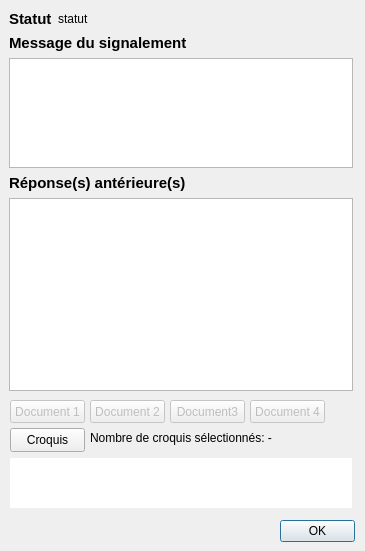
<?xml version="1.0" encoding="UTF-8"?>
<ui version="4.0">
 <class>viewRemark</class>
 <widget class="QDialog" name="viewRemark">
  <property name="geometry">
   <rect>
    <x>0</x>
    <y>0</y>
    <width>365</width>
    <height>551</height>
   </rect>
  </property>
  <property name="maximumSize">
   <size>
    <width>365</width>
    <height>551</height>
   </size>
  </property>
  <property name="windowTitle">
   <string>IGN Espace Collaboratif : Historique du signalement</string>
  </property>
  <property name="windowIcon">
   <iconset theme="IGN">
    <normaloff>:/plugins/RipartPlugin/images/ign.png</normaloff>:/plugins/RipartPlugin/images/ign.png</iconset>
  </property>
  <widget class="QDialogButtonBox" name="btnCancel">
   <property name="geometry">
    <rect>
     <x>280</x>
     <y>520</y>
     <width>75</width>
     <height>23</height>
    </rect>
   </property>
   <property name="orientation">
    <enum>Qt::Horizontal</enum>
   </property>
   <property name="standardButtons">
    <set>QDialogButtonBox::Ok</set>
   </property>
   <property name="centerButtons">
    <bool>false</bool>
   </property>
  </widget>
  <widget class="QWidget" name="verticalLayoutWidget">
   <property name="geometry">
    <rect>
     <x>9</x>
     <y>10</y>
     <width>344</width>
     <height>381</height>
    </rect>
   </property>
   <layout class="QVBoxLayout" name="verticalLayout">
    <item>
     <layout class="QFormLayout" name="formLayout_4">
      <item row="0" column="0">
       <widget class="QLabel" name="lblStatut">
        <property name="font">
         <font>
          <pointsize>11</pointsize>
          <weight>75</weight>
          <bold>true</bold>
         </font>
        </property>
        <property name="text">
         <string>Statut</string>
        </property>
       </widget>
      </item>
      <item row="0" column="1">
       <widget class="QLabel" name="textStatut">
        <property name="font">
         <font>
          <pointsize>9</pointsize>
          <weight>50</weight>
          <bold>false</bold>
         </font>
        </property>
        <property name="text">
         <string>statut</string>
        </property>
       </widget>
      </item>
     </layout>
    </item>
    <item>
     <widget class="QLabel" name="lblMessage">
      <property name="font">
       <font>
        <pointsize>11</pointsize>
        <weight>75</weight>
        <bold>true</bold>
       </font>
      </property>
      <property name="text">
       <string>Message du signalement</string>
      </property>
     </widget>
    </item>
    <item>
     <widget class="QTextBrowser" name="textMessage">
      <property name="maximumSize">
       <size>
        <width>16777215</width>
        <height>110</height>
       </size>
      </property>
      <property name="font">
       <font>
        <pointsize>8</pointsize>
       </font>
      </property>
     </widget>
    </item>
    <item>
     <widget class="QLabel" name="lblOldResponse">
      <property name="font">
       <font>
        <pointsize>11</pointsize>
        <weight>75</weight>
        <bold>true</bold>
       </font>
      </property>
      <property name="text">
       <string>Réponse(s) antérieure(s)</string>
      </property>
     </widget>
    </item>
    <item>
     <widget class="QTextBrowser" name="textOldRep">
      <property name="minimumSize">
       <size>
        <width>339</width>
        <height>179</height>
       </size>
      </property>
      <property name="font">
       <font>
        <pointsize>8</pointsize>
       </font>
      </property>
     </widget>
    </item>
   </layout>
  </widget>
  <widget class="QPushButton" name="btnDoc_0">
   <property name="enabled">
    <bool>false</bool>
   </property>
   <property name="geometry">
    <rect>
     <x>10</x>
     <y>400</y>
     <width>75</width>
     <height>23</height>
    </rect>
   </property>
   <property name="text">
    <string>Document 1</string>
   </property>
  </widget>
  <widget class="QLabel" name="lblCntCroquis">
   <property name="geometry">
    <rect>
     <x>90</x>
     <y>430</y>
     <width>261</width>
     <height>16</height>
    </rect>
   </property>
   <property name="text">
    <string>Nombre de croquis sélectionnés: -</string>
   </property>
  </widget>
  <widget class="QPushButton" name="btnCroquis">
   <property name="geometry">
    <rect>
     <x>10</x>
     <y>428</y>
     <width>75</width>
     <height>24</height>
    </rect>
   </property>
   <property name="toolTip">
    <string>&lt;html&gt;&lt;head/&gt;&lt;body&gt;&lt;p&gt;Sélection/désélection des croquis associés à la remarque&lt;/p&gt;&lt;/body&gt;&lt;/html&gt;</string>
   </property>
   <property name="text">
    <string>Croquis</string>
   </property>
   <property name="icon">
    <iconset>
     <normaloff>:/plugins/RipartPlugin/images/magicwand.png</normaloff>:/plugins/RipartPlugin/images/magicwand.png</iconset>
   </property>
  </widget>
  <widget class="QTextEdit" name="textEditCntCroquisDetail">
   <property name="enabled">
    <bool>true</bool>
   </property>
   <property name="geometry">
    <rect>
     <x>10</x>
     <y>458</y>
     <width>342</width>
     <height>50</height>
    </rect>
   </property>
   <property name="sizePolicy">
    <sizepolicy hsizetype="Expanding" vsizetype="Expanding">
     <horstretch>0</horstretch>
     <verstretch>0</verstretch>
    </sizepolicy>
   </property>
   <property name="frameShape">
    <enum>QFrame::NoFrame</enum>
   </property>
   <property name="lineWidth">
    <number>0</number>
   </property>
   <property name="horizontalScrollBarPolicy">
    <enum>Qt::ScrollBarAlwaysOff</enum>
   </property>
   <property name="readOnly">
    <bool>true</bool>
   </property>
  </widget>
  <widget class="QPushButton" name="btnDoc_1">
   <property name="enabled">
    <bool>false</bool>
   </property>
   <property name="geometry">
    <rect>
     <x>90</x>
     <y>400</y>
     <width>75</width>
     <height>23</height>
    </rect>
   </property>
   <property name="text">
    <string>Document 2</string>
   </property>
  </widget>
  <widget class="QPushButton" name="btnDoc_2">
   <property name="enabled">
    <bool>false</bool>
   </property>
   <property name="geometry">
    <rect>
     <x>170</x>
     <y>400</y>
     <width>75</width>
     <height>23</height>
    </rect>
   </property>
   <property name="text">
    <string>Document3</string>
   </property>
  </widget>
  <widget class="QPushButton" name="btnDoc_3">
   <property name="enabled">
    <bool>false</bool>
   </property>
   <property name="geometry">
    <rect>
     <x>250</x>
     <y>400</y>
     <width>75</width>
     <height>23</height>
    </rect>
   </property>
   <property name="text">
    <string>Document 4</string>
   </property>
  </widget>
  <zorder>btnDoc_0</zorder>
  <zorder>lblCntCroquis</zorder>
  <zorder>btnCroquis</zorder>
  <zorder>textEditCntCroquisDetail</zorder>
  <zorder>btnCancel</zorder>
  <zorder>verticalLayoutWidget</zorder>
  <zorder>btnDoc_1</zorder>
  <zorder>btnDoc_2</zorder>
  <zorder>btnDoc_3</zorder>
 </widget>
 <resources/>
 <connections>
  <connection>
   <sender>btnCancel</sender>
   <signal>accepted()</signal>
   <receiver>viewRemark</receiver>
   <slot>accept()</slot>
   <hints>
    <hint type="sourcelabel">
     <x>248</x>
     <y>254</y>
    </hint>
    <hint type="destinationlabel">
     <x>157</x>
     <y>274</y>
    </hint>
   </hints>
  </connection>
  <connection>
   <sender>btnCancel</sender>
   <signal>rejected()</signal>
   <receiver>viewRemark</receiver>
   <slot>reject()</slot>
   <hints>
    <hint type="sourcelabel">
     <x>316</x>
     <y>260</y>
    </hint>
    <hint type="destinationlabel">
     <x>286</x>
     <y>274</y>
    </hint>
   </hints>
  </connection>
 </connections>
</ui>
